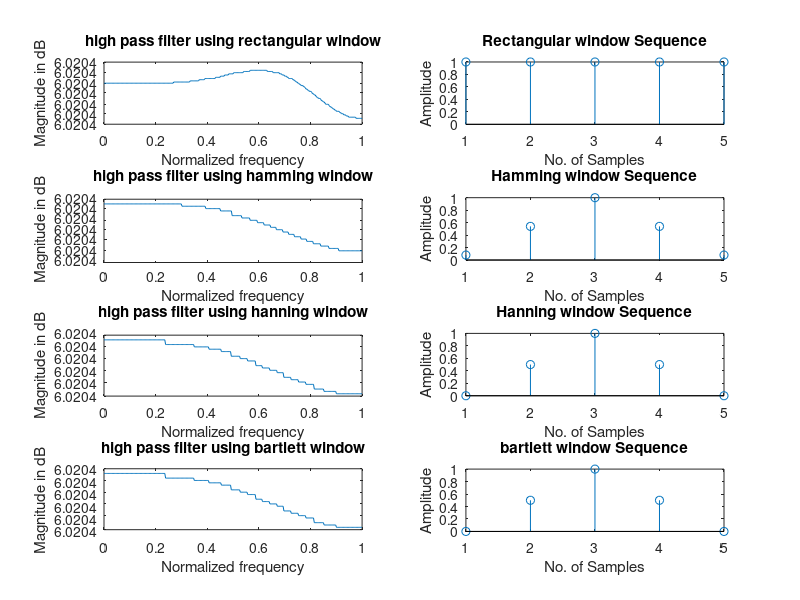

This chart was generated by the following MATLAB code:

clc;
clear all;
close all;
w=input('enter cut off frequency range');
wc=w*pi;
eps=0.001;
N = input('Enter the value of N=');
alpha = (N-1)/2;

n = 0:1:N-1;
hd = (sin(pi*(n-alpha+eps))-sin(wc*(n-alpha+eps)))./(pi*(n-alpha+eps));
wr = boxcar(N);
wh=hamming(N);
wn=hanning(N);
wt=bartlett(N);
hn = hd.*wr';
hn1=hd.*wh';
hn2=hd.*wn';
hn3=hd.*wt';
w = 0:0.01:pi;
h = freqz(hn,1,w);
h1 = freqz(hn1,1,w);
h2 = freqz(hn2,1,w);
h3=freqz(hn3,1,w);
subplot(4,2,1);
plot(w/pi,10*log10(abs(h)));
title('high pass filter using rectangular window');
xlabel('Normalized frequency');
ylabel('Magnitude in dB');
subplot(4,2,2);
stem(wr);
title('Rectangular window Sequence');
xlabel('No. of Samples');
ylabel('Amplitude');
subplot(4,2,3);
plot(w/pi,10*log10(abs(h1)));
title('high pass filter using hamming window');
xlabel('Normalized frequency');
ylabel('Magnitude in dB');
subplot(4,2,4);
stem(wh);
title('Hamming window Sequence');
xlabel('No. of Samples');
ylabel('Amplitude');
subplot(4,2,5);
plot(w/pi,10*log10(abs(h2)));
title('high pass filter using hanning window');
xlabel('Normalized frequency');
ylabel('Magnitude in dB');
subplot(4,2,6);
stem(wn);
title('Hanning window Sequence');
xlabel('No. of Samples');
ylabel('Amplitude');
subplot(4,2,7);
plot(w/pi,10*log10(abs(h2)));
title('high pass filter using bartlett window');
xlabel('Normalized frequency');
ylabel('Magnitude in dB');
subplot(4,2,8);
stem(wt);
title('bartlett window Sequence');
xlabel('No. of Samples');
ylabel('Amplitude');


